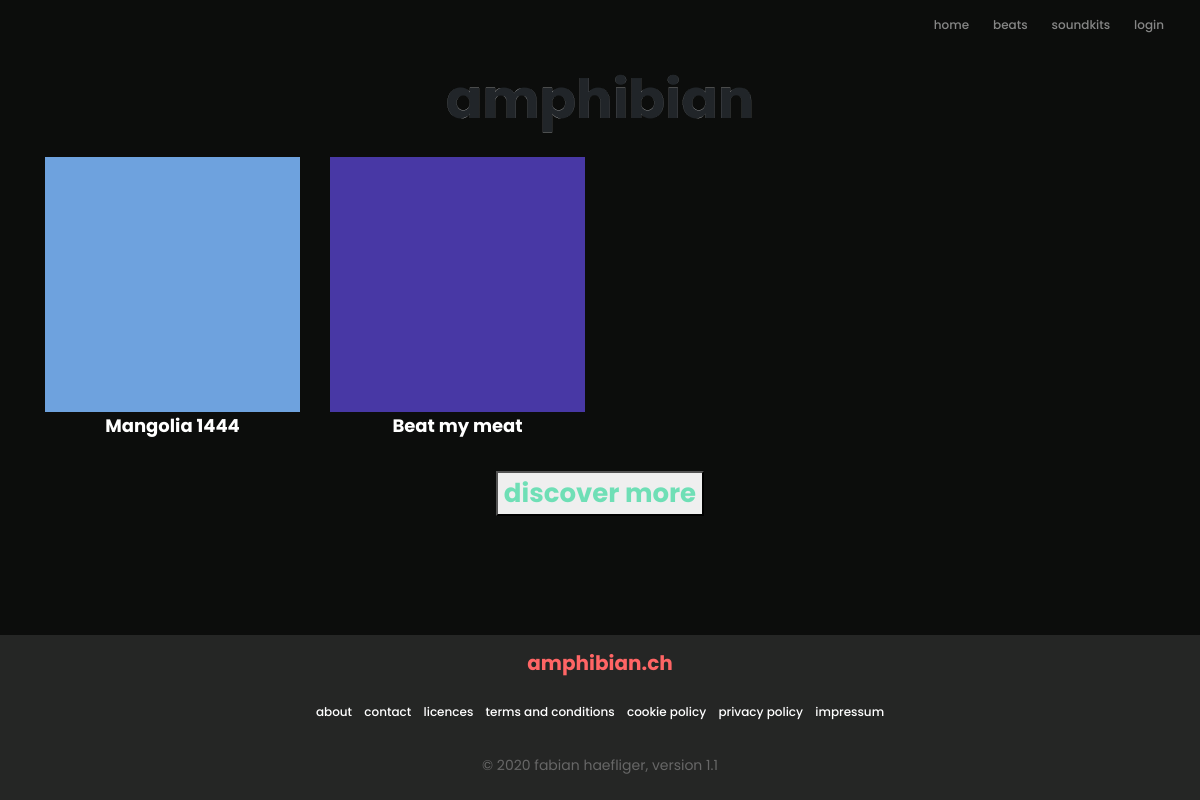
The app's page /, older data.
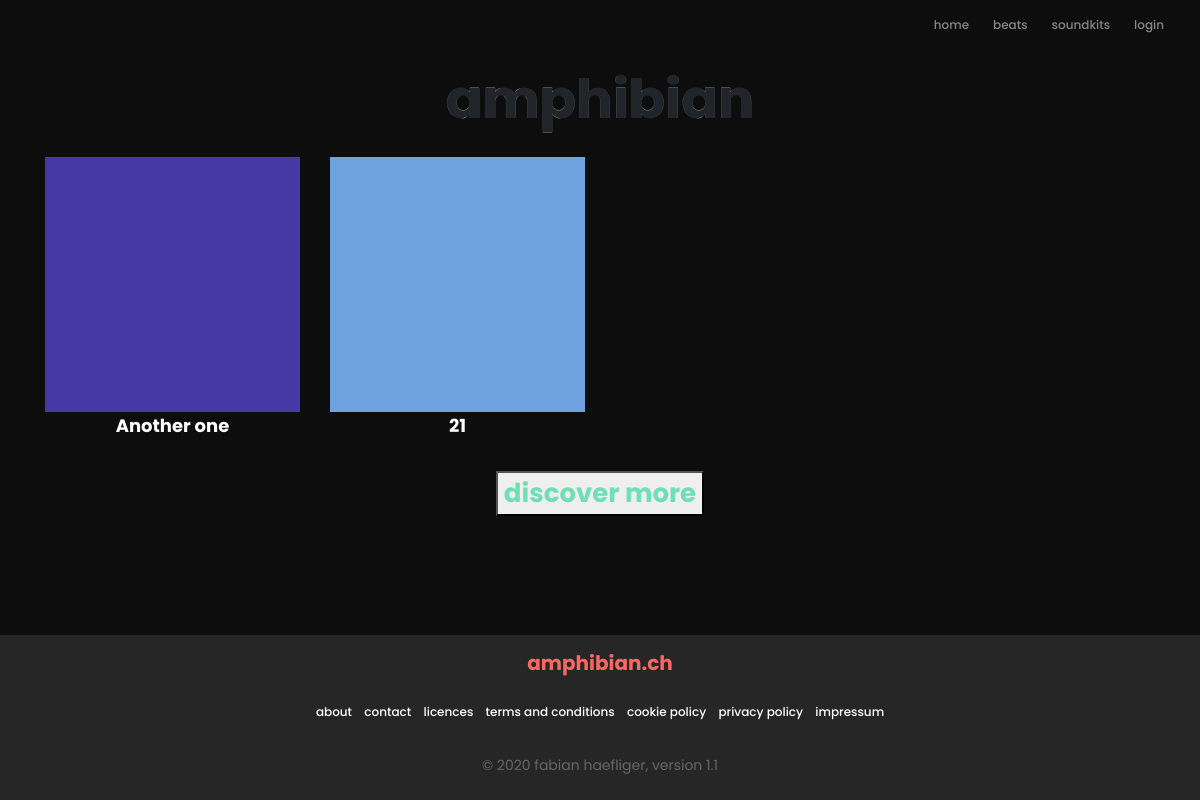
The same page, newer data.
### cart/models.py (models this page shows, shortened)
class Product(models.Model):
    title = models.CharField(max_length=50)
    slug = models.SlugField()
    description = models.TextField()
    image = models.ImageField(upload_to='product_images')
    file = models.FileField(upload_to='product_files')
    created = models.DateTimeField(auto_now_add=True)
    updated = models.DateTimeField(auto_now=True)
    active = models.BooleanField(default=False)
    soundkit = models.BooleanField(default=False)
    licence_variation = models.ManyToManyField(LicenceVariation)
    def get_absolute_url(self):
        return reverse("cart:product-detail", kwargs={'slug': self.slug})
    def is_soundkit(self):
        return self.soundkit

### cart/views.py (the view)
# urls.py: path('', ProductHomeView.as_view(), name='home'),
class ProductHomeView(generic.ListView):
    template_name = 'cart/home.html'
    queryset = Product.objects.all()
    context_object_name = 'products'
    ordering = ['-created']
    paginate_by = 12

### templates/cart/home.html
{% extends "base.html" %}
{% block content %}
<h1>amphibian</h1>
<div class="container">
      <div class="row">
          {% for product in products %}
          {% if not product.is_soundkit %}
          <div class="col-lg-3 text-center">
              <img src="{{product.image.url}}" alt="beat-cover" class="img-fluid img-cover">
              <a href="{{ product.get_absolute_url }}" >
                  <h3 id="title-link">{{ product.title }}</h3>
              </a>
          </div>
          {% endif %}
          {% endfor %}
      </div>
    <br>
    <div class="row">
        <div class="mx-auto">
            <a href="{% url 'cart:product-list' %}">
                <button id="amphibian-button-primary">
                    <h2 id="discover-more">discover more</h2>
                </button>
            </a>
        </div>
    </div>
</div>
{% endblock %}

### templates/base.html (shortened to what this page needs)
{% load static %}
{% load cart_template_tags %}
<html>
<head>
    <link
      rel="stylesheet"
      href="https://maxcdn.bootstrapcdn.com/bootstrap/4.0.0/css/bootstrap.min.css"
    />
    <link rel="stylesheet" type='text/css' href="{% static 'style.css'%}" />
</head>
<body>
<wrapper class="d-flex flex-column">
    <nav class="navbar navbar-expand navbar-dark">
          <div class="navbar-collapse" id="navbarNavDropdown">
              <ul class="navbar-nav ml-auto">
                  {% if user.is_authenticated and not user.is_staff %}
                  <li class="nav-item">
                      <a class="nav-link" href="{% url 'home' %}"
                      >home</a>
                  </li>
                  <li class="nav-item text-center">
                      <a class="nav-link" href="{% url 'cart:product-list' %}">beats</a>
                  </li>
                  <li class="nav-item text-center">
                      <a class="nav-link" href="{% url 'cart:soundkit-list' %}">soundkits</a>
                  </li>
                  <li class="nav-item text-center">
                      <a class="nav-link" href="{% url 'profile' %}">profile</a>
                  </li>
                  <li class="cart-navbar">
                      <a href="{% url 'cart:summary'%}">
                          <span class="material-icons cart-icon">
                              shopping_cart
                          </span>
                          <span class="cart-item-count">{{ request|cart_item_count }}</span>
                      </a>
                  </li>
                  {% else %}
                  <li class="nav-item" id="header-link">
                      <a class="nav-link" href="{% url 'home' %}"
                          >home</a>
                  </li>
                  <li class="nav-item text-center">
                      <a class="nav-link " href="{% url 'cart:product-list' %}">beats</a>
                  </li>
                  <li class="nav-item text-center">
                      <a class="nav-link" href="{% url 'cart:soundkit-list' %}">soundkits</a>
                  </li>
                  <li class="nav-item text-center">
                      <a class="nav-link" href="{% url 'account_login' %}">login</a>
                  </li>
                  <li>
                  </li>
                  {% endif %}
              </ul>
          </div>
    </nav>
    <main class="flex-fill">
        {% block content %}
        {% endblock %}
    </main>
    <div class="footer">
        <footer class="page-footer">
          <div class="container text-center text-md">
              <div class="row">
                  <div class="col-md-12 mx-auto">
                      <h5 class="font-weight-bold mt-3 mb-4" id="footer-title">amphibian.ch</h5>
                      <ul class="list-unstyled">
                          <li>
                              <a href="{% url 'about' %}">about</a>
                          </li>
                          <li>
                              <a href="{% url 'contact' %}">contact</a>
                           </li>
                          <li>
                              <a href="{% url 'licence' %}">licences</a>
                          </li>
                          <li>
                              <a href="{% url 'terms-and-condition' %}">terms and conditions</a>
                          </li>
                          <li>
                              <a href="{% url 'cookie-policy' %}">cookie policy</a>
                          </li>
                          <li>
                              <a href="{% url 'privacy-policy' %}">privacy policy</a>
                          </li>
                          <li>
                              <a href="{% url 'impressum' %}">impressum</a>
                          </li>
                      </ul>
                  </div>
              </div>
          </div>
          <div class="footer-copyright text-center py-3">
              <h4 id="copyright">© 2020 fabian haefliger, version 1.1</h4>
          </div>
      </footer>
    </div>
</wrapper>
</body>
</html>

### templates/scripts.html (shortened to what this page needs)
{% load static %}

### static/style.css (style rules this page uses)
:root { --black: #0c0d0c; --light-black: #252625; --light-green: #6fdfb6; --light-gray: #cdcdcd; --medium-gray: #b4b4b4; --normal-gray: #818181; --dark-gray: #676767; --orange: #FF6565; }
* { margin: 0; border-radius: 0 !important; }
body, wrapper { min-height:100vh; }
.flex-fill { flex:1 1 auto; }
html, body { font-family: Poppins; background-color: var(--black) !important; height: 100%; width: 100%; }
h1 { font-style: normal; font-weight: bold; font-size: 54px; line-height: 99px; -webkit-text-stroke: 0.1px white; text-align: center; }
h2 { font-family: Poppins; font-style: normal; font-weight: bold; font-size: 26px; line-height: normal; color: white; }
h3 { font-style: normal; font-weight: bold; font-size: 18px; line-height: 27px; color: white; }
h4 { font-family: Poppins; font-style: normal; font-weight: normal; font-size: 14px; line-height: 21px; color: var(--medium-gray); }
a { font-family: Poppins; font-style: normal; font-weight: 500; font-size: 12px; line-height: normal; color: var(--white); }
#discover-more { color: var(--light-green); margin-bottom: 0px; }
li { display: inline-block; padding: 0px 4px 0px 4px; }
.footer { background-color: var(--light-black); }
#footer-title { color: var(--orange); }
#copyright { color: var(--dark-gray); }
#title-link { text-align: center; }

Row changes from the older to the newer data that the page shows:
removed Product: image (picture), title "Mangolia 1444"
removed Product: image (picture), title "Beat my meat"
now on this page (row edited): Product: image (picture), title "Another one"
added Product: image (picture), title "21"
